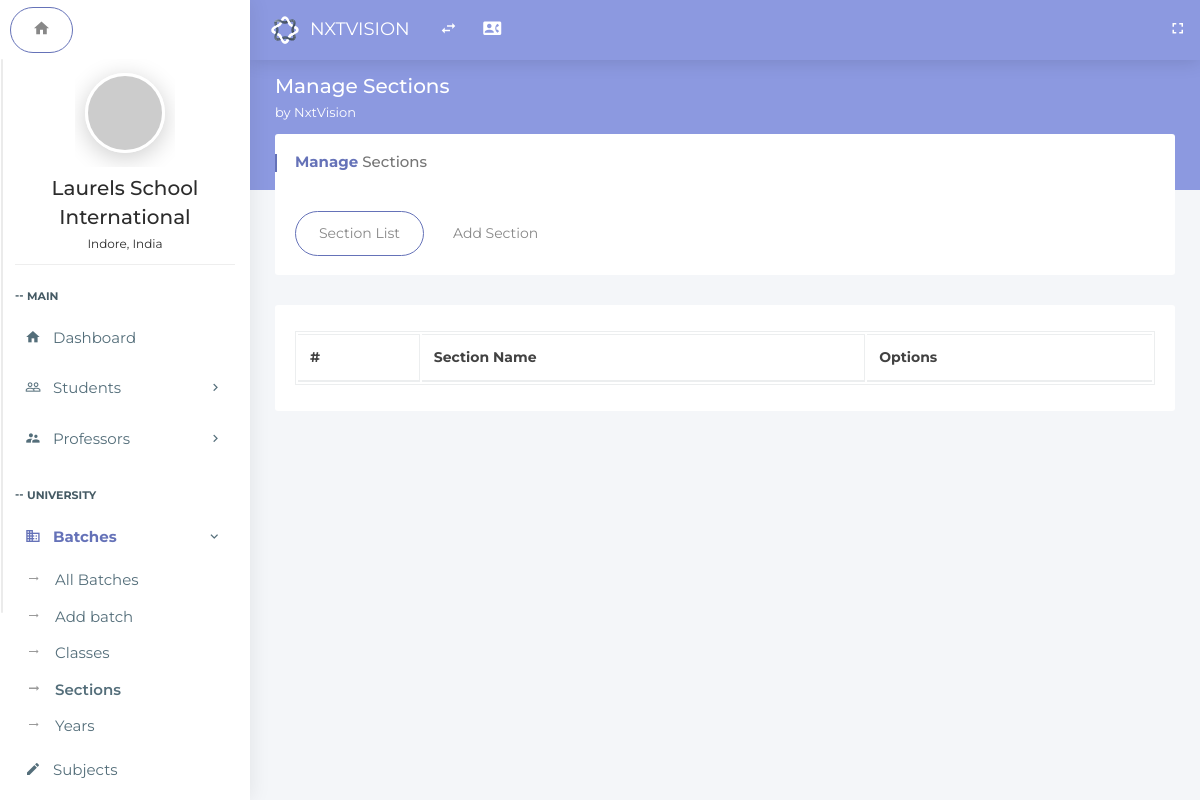
Before: /index.php/section with the older database file.
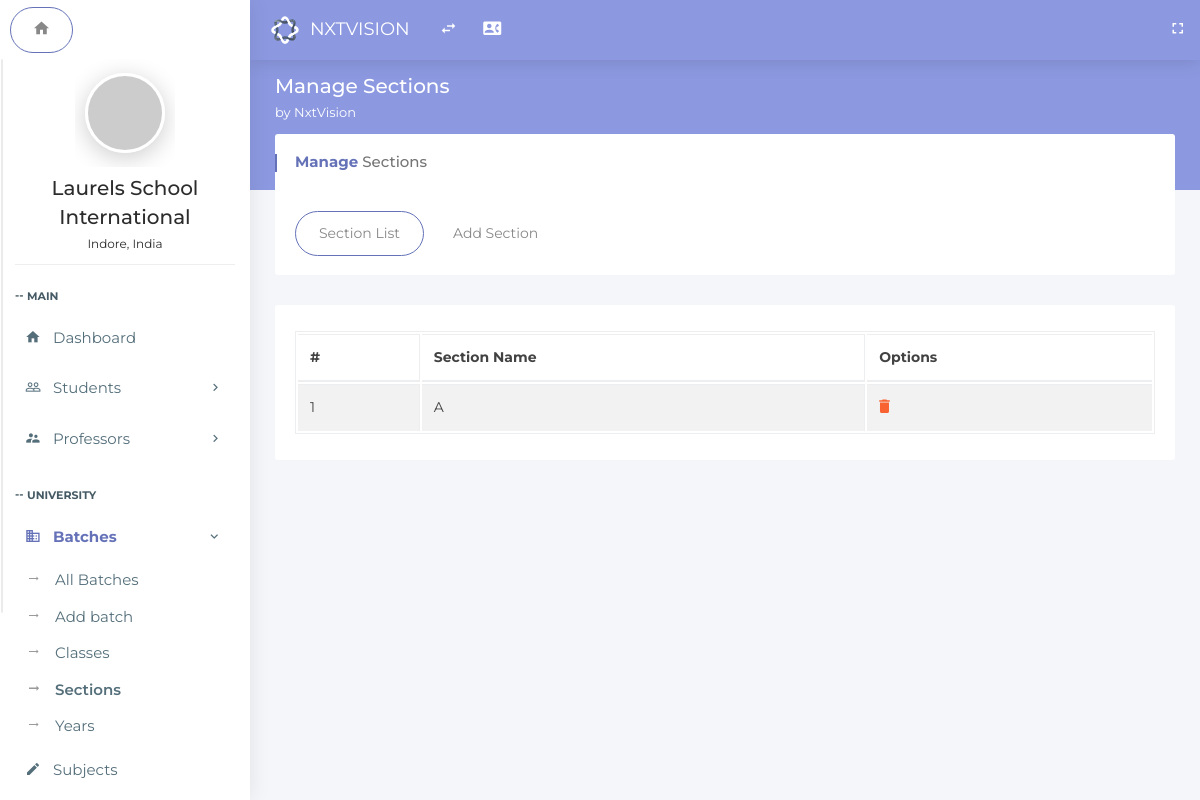
After: the same page with the newer database file.
### tables this page shows
CREATE TABLE `section_list` (
  `id` int(11) NOT NULL,
  `section` text NOT NULL
);

### application/controllers/Section.php (called while the page is built, shortened)
<?php
class Section extends MY_Controller
{
    public function index()
    {
        $this->load->model('section_model', '_section');
        $data['result'] = $this->_section->getAllSections();
        $this->load->view('sections', $data);
    }
}

### index.php (called while the page is built, shortened)
<?php
require_once BASEPATH.'core/CodeIgniter.php';

### application/models/Section_model.php (called while the page is built, shortened)
<?php
class Section_model extends CI_Model
{
    public function getAllSections()
    {
        $query = $this->db->get('section_list');
        return $query;
    }
}

### application/views/sections.php (the view, shortened to what this page needs)
<!doctype html>
<html class="no-js " lang="en">
<head>
<link rel="stylesheet" href="assets/plugins/bootstrap/css/bootstrap.min.css">
<link rel="stylesheet" href="assets/plugins/jquery-datatable/dataTables.bootstrap4.min.css">
<link rel="stylesheet" href="assets/css/main.css">
<link rel="stylesheet" href="assets/css/color_skins.css">
<link rel="stylesheet" href="assets/plugins/sweetalert/sweetalert.css"/>
</head>
<body class="<?php echo $theme;?>">
<nav class="navbar p-l-5 p-r-5">
    <ul class="nav navbar-nav navbar-left">
        <li>
            <div class="navbar-header">
                <a class="navbar-brand" href="<?php echo site_url('dashboard');?>"><img src="assets/images/logo.svg" width="30" alt="Oreo"><span class="m-l-10"><?php echo $company_name;?></span></a>
            </div>
        </li>
        <li><a href="javascript:void(0);" class="ls-toggle-btn" data-close="true"><i class="zmdi zmdi-swap"></i></a></li>
         <li><a href="contact.html" title="Contact List"><i class="zmdi zmdi-account-box-phone"></i></a></li>
        <li class="float-right">
            <a href="javascript:void(0);" class="fullscreen hidden-sm-down" data-provide="fullscreen" data-close="true"><i class="zmdi zmdi-fullscreen"></i></a>
        </li>
    </ul>
</nav>
<?php include "leftside.php";?>
<section class="content">
    <div class="block-header">
        <div class="row">
            <div class="col-lg-7 col-md-6 col-sm-12">
                <h2>Manage Sections
                <small><?php echo $welcome_string;?></small>
                </h2>
            </div>
        </div>
    </div>
    <div class="container-fluid">
        <div class="row clearfix">
            <div class="col-lg-12">
                <div class="card">
                    <div class="header">
                        <h2><strong>Manage</strong> Sections</h2>
                    </div>
                    <div class="body">
                        <ul class="nav nav-tabs padding-0">
                            <li class="nav-item"><a class="nav-link active" data-toggle="tab" href="#sublist">Section List</a></li>
                            <li class="nav-item"><a class="nav-link" data-toggle="tab" href="#addsub">Add Section</a></li>
                        </ul>
                    </div>
                </div>
                <div class="tab-content">
                    <div class="tab-pane active" id="sublist">
                        <div class="card">
                            <div class="body">
                                <div class="table-responsive">
                                    <table class="table table-bordered table-striped table-hover js-basic-example dataTable">
                                        <thead>
                                            <tr>
                                                <th>#</th>
                                                <th>Section Name</th>
                                                <th>Options</th>
                                            </tr>
                                        </thead>
                                        <tbody>
                                            <?php
                                            if(isset($result))
                                            {
                      foreach ($result->result() as $row) {
                          ?>
                                            <tr>
                                                <td><?php echo $row->id; ?></td>
                                                <td><?php echo $row->section; ?></td>
                                                <td>
                                                    <a href="javascript:showConfirmMessage('<?php echo $row->id; ?>','<?php echo $row->section; ?>');"><i class="zmdi zmdi-delete"></i>
                                                    </a>
                                                </td>
                                            </tr>
                      <?php
                      }} ?>
                                        </tbody>
                                    </table>
                                </div>
                            </div>
                        </div>
                    </div>
                </div>
            </div>
        </div>
    </div>
</section>
</body>
</html>

Changed rows visible on the page:
added section_list: id "1", section "A"
